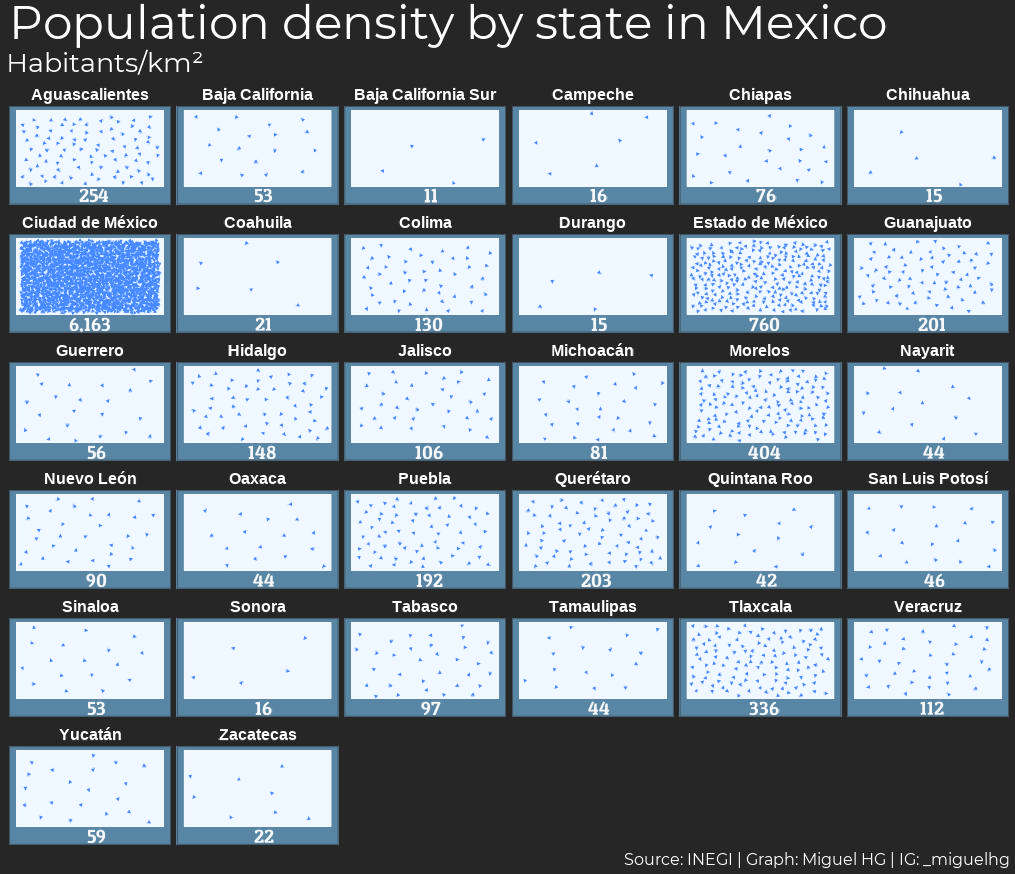

The script that saved this image:
library(tidyverse)
library(poissoned)
library(showtext)
library(extrafont)

font_import()


showtext_auto()


mx_pop <- read.csv("mex_pop.csv")


### Jittered plot

mx_pop %>%
        uncount(round(densidades/5)) %>%
        ggplot(aes(x = 0, y = 0)) +
        geom_jitter(fill = col_sea)+
        facet_wrap(~estado)



### Poissoned style

mx_poissoned <- mx_pop %>%
        rowwise() %>%
        mutate( 
                t = sqrt(densidades) ,
        pnts = list(poisson_disc(ncols = t, nrows = t, cell_size = 1/t))) %>%
        ungroup() %>%
        unnest(pnts) %>%
        rowwise() %>%
        mutate(angle = runif(1,0,360)) %>%
        ungroup()
        

# Fonts 

font_add_google(family = "patua-one", "Patua One")
font_add_google(family = "montserrat", "Montserrat")



ggplot(data = mx_poissoned) +
        geom_tile(aes(0.5,0.5,width =1.07,height = 1.07), fill = col_sea, color = "grey97",size =0.5,stat = "unique")+
        geom_text(data = mx_pop,aes(0.5,-0.23, label = format(round(densidades), big.mark = ",")),alpha = 1,
                  family = "patua-one", fontface = "bold", size = 5, vjust = 0.2, color = "grey97")+
        geom_text(data = mx_poissoned,aes(x,y,label ="◀", angle = angle),size = 2.5, color = "#4589FF",family ="montserrat")+ 
        facet_wrap(~estado)+
        labs(title = "Population density by state in Mexico",
             subtitle = "Habitants/km²",
             caption = "Source: INEGI | Graph: Miguel HG | IG: _miguelhg")+
        theme_bw(base_size = 15, base_family = "montserrat")+
        theme(axis.title = element_blank(),
              axis.text = element_blank(),
              axis.ticks = element_blank(),
              panel.grid = element_blank(),
              panel.background = element_rect(fill = "#5886a5"),
              strip.text = element_text(size = 12, family = f2, face = "bold"),
              strip.background = element_blank(),
              strip.text.x = element_text(color = "white"),
              strip.text.y = element_text(color = col_bg, angle = -90),
              plot.background = element_rect(fill = "#262626", color = NA),
              plot.title = element_text(size = 35, color = "white"),
              plot.subtitle = element_text(size = 20, color = "white"),
              plot.caption = element_text(color = "white"))
        
ggsave("mxpop.jpg",plot = last_plot(), height = 37,width = 43,units = "cm", dpi = 60)




ggplot(data = mx_poissoned) +
        geom_tile(aes(0.5,0.5,width =1.07,height = 1.07), fill = col_sea, color = "grey97",size =0.5,stat = "unique")+
        geom_text(data = mx_pop,aes(0.5,-0.23, label = format(round(densidades), big.mark = ",")),alpha = 1,
                  family = "patua-one", fontface = "bold", size = 5, vjust = 0.2, color = "grey97")+
        geom_text(data = mx_poissoned,aes(x,y,label ="◀", angle = angle),size = 2.5, color = "#4589FF",family ="montserrat")+ 
        facet_wrap(~estado)+
        labs(title = "Densidad de población por estado en México",
             subtitle = "Habitantes/km²",
             caption = "Fuente: INEGI | Gráfica: Miguel HG | IG: _miguelhg")+
        theme_bw(base_size = 15, base_family = "montserrat")+
        theme(axis.title = element_blank(),
              axis.text = element_blank(),
              axis.ticks = element_blank(),
              panel.grid = element_blank(),
              panel.background = element_rect(fill = "#5886a5"),
              strip.text = element_text(size = 12, family = f2, face = "bold"),
              strip.background = element_blank(),
              strip.text.x = element_text(color = "white"),
              strip.text.y = element_text(color = col_bg, angle = -90),
              plot.background = element_rect(fill = "#262626", color = NA),
              plot.title = element_text(size = 35, color = "white"),
              plot.subtitle = element_text(size = 20, color = "white"),
              plot.caption = element_text(color = "white"))



ggsave("mxpop_esp.jpg",plot = last_plot(), height = 37,width = 43,units = "cm", dpi = 70)

        